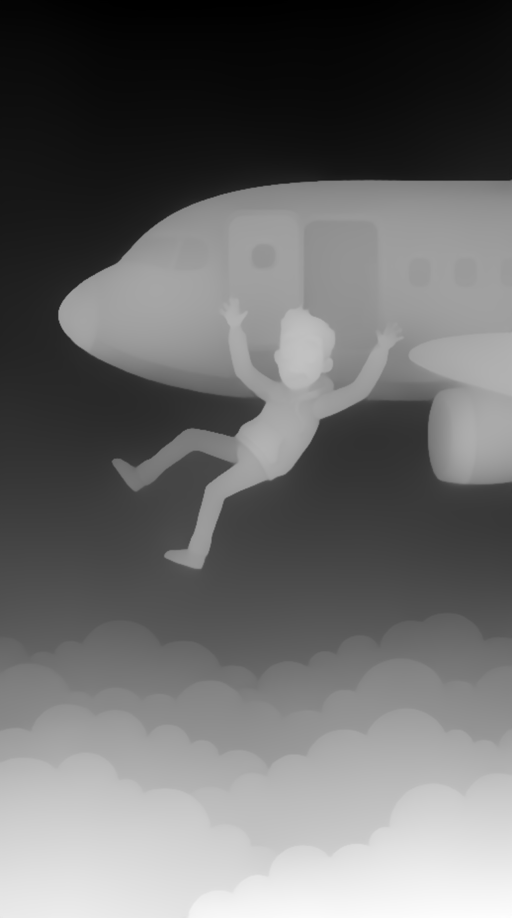
#> input picture ep009/anim/s1_queda_aviao_depth.png, 1536 x 2752 px, given in place of s1_queda_aviao_depth.png.png, which was not available (shown at 1/3 size)
$ python -i anim_ep009.py   (imports and definitions only)   (older library calls are emulated)
#> lines starting #> are read from the running program, lines starting #| are printed output that depends on the picture; after the words box and inside, x2 and y2 are one past the last pixel; in counts of white or black regions, pixels touching at a corner belong together
#!/usr/bin/env python3
"""Whatifaholic EP009 — What If You Fell Out of a Plane Without a Parachute?
Ilustração plana (3 imagens aprovadas nano_banana_pro, parallax 2.5D por profundidade) + animação por código (pycairo).
Base: EP008. Loop de frase: "…if you…" → "You just fell out of a plane." (último frame = frame 0).
Uso: python3 anim_ep009.py [--frames t1,t2,...|last] [--mix-only]   (sem argumentos: render completo + mistura)"""
import math, random, re, json, subprocess, sys, os
import cairo
import numpy as np
from PIL import Image

ROOT = os.path.dirname(os.path.abspath(__file__))
sys.path.insert(0, f"{ROOT}/../lib")
from brand_scratch import draw_scratch  # noqa: E402

W, H, FPS = 1080, 1920, 30
BLD = f"{ROOT}/build"
NARR = f"{ROOT}/audio/narration.wav"
MUSIC = f"{ROOT}/../music/track01_cosmic_ambient.mp3"
SFX = f"{ROOT}/../lib/sfx"
OUT = f"{ROOT}/whatifaholic_ep009_parachute.mp4"
# [1 line that did not run here, left out]
# [1 line that did not run here, left out]
# [1 line that did not run here, left out]
# [1 line not run here, left out]

# ---------- cores do tema (céu, neve, pôr do sol; sem paleta fixa) ----------
INK = (1, 1, 1); DARK = (0.03, 0.05, 0.12); GOLD = (1.0, 0.82, 0.25); ORANGE = (1.0, 0.55, 0.15); RED = (1.0, 0.27, 0.25)
SKY = (0.45, 0.8, 1.0); ICE = (0.75, 0.93, 1.0); GREY = (0.62, 0.64, 0.7); LIME = (0.55, 1.0, 0.45); NAVY = (0.04, 0.07, 0.2)

# [1 line not run here, left out]
# [1 line that did not run here, left out]


def bare(w): return re.sub(r"[^\w']", "", w).lower()


def at(tok, n=1, key="s"):
#> called with tok = 'no', n = 1, key = 's'
    k = 0
    for w in words:
        if bare(w["w"]) == tok:
            k += 1
            if k == n: return w[key]
    raise KeyError(tok)


# [8 lines that did not run here, left out]

def clamp(x, a=0.0, b=1.0): return max(a, min(b, x))
def ease(x): x = clamp(x); return 1 - (1 - x) ** 3
def smooth(x): x = clamp(x); return x * x * (3 - 2 * x)
def seg(t, a, b): return ease((t - a) / (b - a)) if b > a else float(t >= a)
def lerp(a, b, k): return a + (b - a) * k
# [37 lines left out: functions popin, rr, text, glow, sparkle, not called in this run]


# partículas de primeiro plano (parallax): três camadas a velocidades diferentes
PART = [(random.random(), random.random(), random.choice((0.4, 0.7, 1.0)), random.random() * 6.28) for _ in range(46)]


# [39 lines left out: functions particles, vignette, space_bg, proj_pt, pin, not called in this run]


def dashed(c, x0, y0, x1, y1, col, a, w=4, dash=18, off=0):
    c.save(); c.set_source_rgba(*col, a); c.set_line_width(w); c.set_dash([dash, dash * 0.7], off)
    c.move_to(x0, y0); c.line_to(x1, y1); c.stroke(); c.restore()


_KEEP = []
NL = 4


def _pool(a):
    h, w = a.shape[:2]
    a = a[:h - h % 2, :w - w % 2]
    return 0.25 * (a[0::2, 0::2] + a[1::2, 0::2] + a[0::2, 1::2] + a[1::2, 1::2])


def _fill(img, w):
    """preenche os píxeis com peso 0 a partir dos vizinhos (pirâmide pull-push), a 1/4 da resolução"""
    small = np.array(Image.fromarray(img.astype(np.uint8)).resize((img.shape[1] // 4, img.shape[0] // 4), Image.BILINEAR), np.float32)
    ws = np.array(Image.fromarray((w * 255).astype(np.uint8)).resize((img.shape[1] // 4, img.shape[0] // 4), Image.BILINEAR), np.float32) / 255
    A, Wt = [small * ws[..., None]], [ws]
    while min(A[-1].shape[:2]) > 4:
        A.append(_pool(A[-1])); Wt.append(_pool(Wt[-1]))
    col = A[-1] / np.maximum(Wt[-1], 1e-4)[..., None]
    for a, wt in zip(reversed(A[:-1]), reversed(Wt[:-1])):
        up = np.array(Image.fromarray(np.clip(col, 0, 255).astype(np.uint8)).resize((a.shape[1], a.shape[0]), Image.BILINEAR), np.float32)
        own = a / np.maximum(wt, 1e-4)[..., None]
        k = np.clip(wt * 4, 0, 1)[..., None]
        col = own * k + up * (1 - k)
    return np.array(Image.fromarray(np.clip(col, 0, 255).astype(np.uint8)).resize((img.shape[1], img.shape[0]), Image.BILINEAR), np.float32)


def _surf(rgb, alpha):
    h, w = alpha.shape
    buf = np.zeros((h, w, 4), np.uint8)
    pm = rgb * alpha[..., None]
    buf[..., 0] = pm[..., 2]; buf[..., 1] = pm[..., 1]; buf[..., 2] = pm[..., 0]; buf[..., 3] = alpha * 255
    s = cairo.ImageSurface.create_for_data(buf, cairo.FORMAT_ARGB32, w, h)
    _KEEP.append(buf)
    return s


def load_layers(name):
#> called with name = 'anim/s1_queda_aviao_depth.png'
    im = np.array(Image.open(f"{ROOT}/anim/{name}.png").convert("RGB"), np.float32)
    d = np.array(Image.open(f"{ROOT}/anim/{name}_depth.png").convert("L"), np.float32) / 255
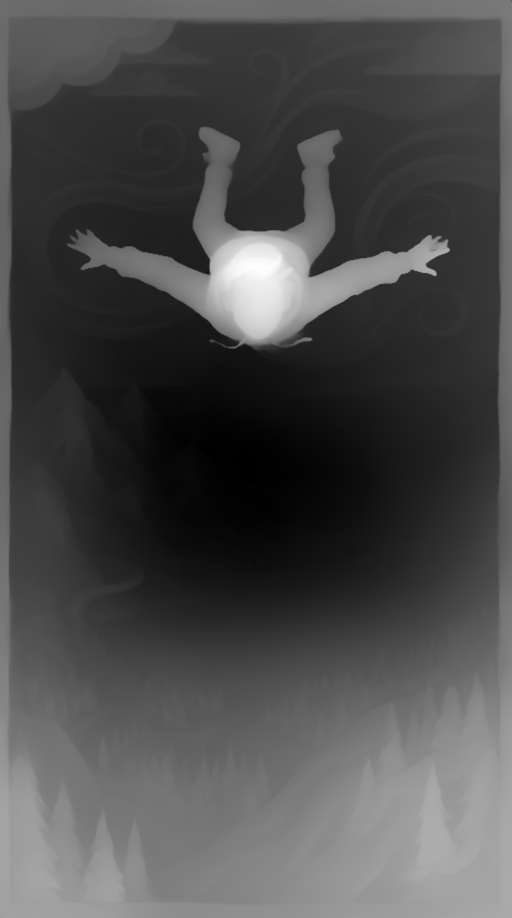
#> input picture ep009/anim/s2_estrela_depth.png, 1536 x 2752 px, given in place of s1_queda_aviao_depth.png_depth.png, which was not available (shown at 1/3 size)
    ths = [0.0] + list(np.quantile(d, [0.5, 0.75, 0.9]))
#> ths = [0, 0.239, 0.439, 0.588]
    out = []
    for k in range(NL):
        alpha = np.ones_like(d) if k == 0 else np.clip((d - ths[k]) / 0.025 + 0.5, 0, 1)
        if k < NL - 1:
            keep = (d < ths[k + 1] + 0.035).astype(np.float32)   # píxeis originais por baixo da borda suave da camada seguinte
            rgb = im * keep[..., None] + _fill(im, keep) * (1 - keep[..., None])
        else:
            rgb = im
        out.append(_surf(rgb, alpha))
#> this loop made 1 pass
#> pass 1, in load_layers, `keep = (d < ths[k + 1] + 0.035).astype(np.float32)`:
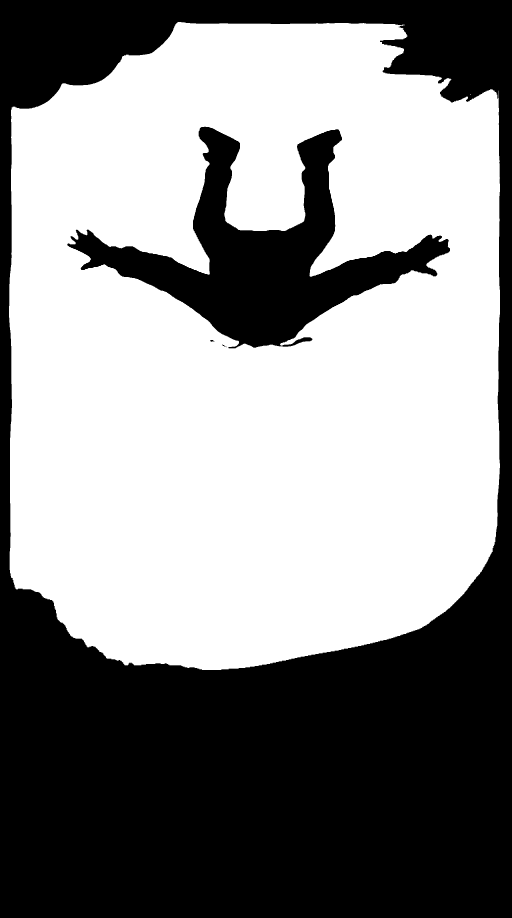
#> keep: shape (2752, 1536) float32 (shown at 1/3 size); values 0 (black) and 1 (white), 55.1% white; 4 black regions, box (x1, y1, x2, y2) and area: (0, 0, 1536, 2752) 1660987, (202, 380, 1350, 1045) 238362, (631, 1020, 643, 1025) 45, (666, 1034, 680, 1042) 28
#> pass 1, in _fill, `small = np.array(Image.fromarray(img.astype(np.uint8)).resize((img.sha..`:
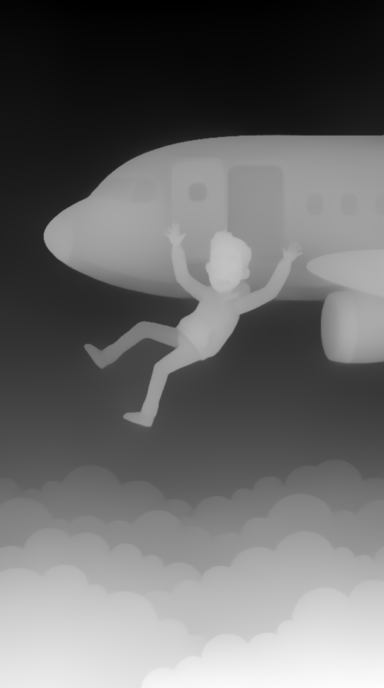
#> small: shape (688, 384, 3) float32; min 0, max 253, mean 106.2
#> pass 1, in _fill, `ws = np.array(Image.fromarray((w * 255).astype(np.uint8)).resize((img...`:
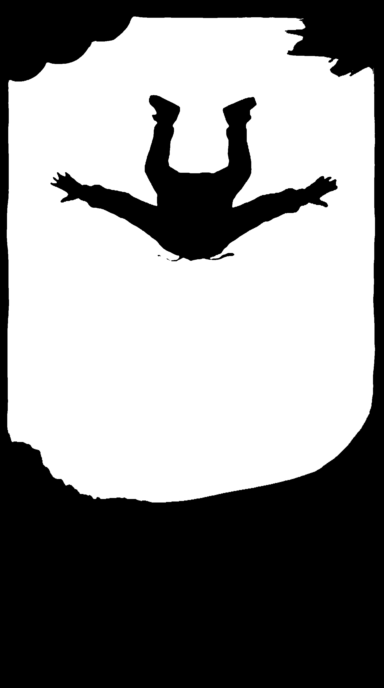
#> ws: shape (688, 384) float32; min 0, max 1, mean 0.551
#> after the loop:
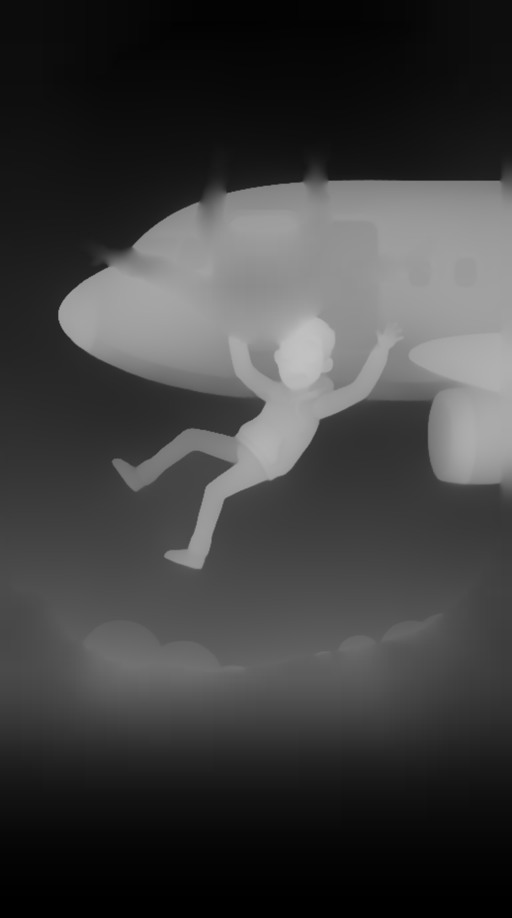
#> rgb: shape (2752, 1536, 3) float32 (shown at 1/3 size); min 0, max 193, mean 63.1
#> after the loop, out = []
    return out

LAY = {}


def layers(name):
    if name not in LAY: LAY[name] = load_layers(name)
    return LAY[name]


# [33 lines left out: functions draw_par, card, not called in this run]


def img2scr(base, x0, y0, x, y): return (x - x0) * base, (y - y0) * base


# [52 lines left out: functions chip, xmark, wind_lines, snowfall, cam1, not called in this run]


def timer_txt(t):
    v = max(0.0, 180.0 - t); m = int(v // 60); s = v - m * 60
    return f"{m}:{s:05.2f}"


# [273 lines left out: functions s_hook, guy, thermo, frost, sky_high, cloud and 5 more, not called in this run]


time_now = [0.0]
TILES = [("water", 120, 430), ("snow", 570, 430), ("trees", 120, 830), ("hill", 570, 830)]


# [75 lines left out: functions s_menu, s_pilot, s_brand, not called in this run]


# ---------- 1972: recorde (código; sem acidente nem destroços) ----------
EVEREST = 8849; REC = 10160


# [64 lines left out: function s_record, not called in this run]


# =====================================================================
# v3 (pedido do dono, 25/11/2026): a MESMA personagem do início ao fim, sempre dentro das ilustrações
# (o rapaz do avião). 1944 e 1972 aparecem dentro de um balão de pensamento dele.
# =====================================================================
from scipy import ndimage  # noqa: E402

IW, IH = 1536, 2752


def to_scr(base, x0, y0, fx, fy):
    """ponto da ilustração (fração da largura/altura) → ecrã"""
    return (fx * IW - x0) * base, (fy * IH - y0) * base


# [5 lines left out: function surf_alpha, not called in this run]


def scene_surface(fn, *args):
    s = cairo.ImageSurface(cairo.FORMAT_ARGB32, W, H); cc = cairo.Context(s); fn(cc, *args); return s


# [91 lines left out: functions masked, s_cold, s_star3, not called in this run]


# ---------- escolher onde aterrar (v3_escolha): marcas em cima da própria paisagem ----------
LAKE = None
REGIONS = dict(water=(0.2, 0.66), snow=(0.56, 0.64), trees=(0.8, 0.6), hill=(0.6, 0.88))


# [43 lines left out: function s_menu3, not called in this run]


# ---------- o rapaz imagina: 1944 e 1972 dentro do balão de pensamento (v3_pensa) ----------
BUBBLE = None
S3 = None


def pensa_cam(t):
    u = t - T["sounds"]
    return 1.0 + 0.006 * u, 0.0, 10 * math.sin(t * 1.3)


# [151 lines left out: functions draw_pensa, bubble_1944, bubble_1972, s_think, s_brand3, s_end, not called in this run]


# [5 lines that did not run here, left out]
NO_PUNCH = {s_brand3, s_end}
# [1 line that did not run here, left out]
SUB_Y = 1220                        # por baixo do rapaz, acima das legendas (o balão ocupa o topo)


def badge(c, t): pass
# [42 lines left out: functions bell_icon, check, subscribe, not called in this run]


def render_scene(fn, t):
    s = cairo.ImageSurface(cairo.FORMAT_ARGB32, W, H); c = cairo.Context(s); c.set_antialias(cairo.ANTIALIAS_GOOD)
    fn(c, t); return s


# [17 lines left out: function frame_surface, not called in this run]


def frame(t):
    s = frame_surface(t)
    return np.ndarray((H, W, 4), np.uint8, s.get_data())[:, :, [2, 1, 0]].tobytes()


# ---------- legendas (ASS, palavra a palavra) ----------
WEAK = {"a", "an", "the", "to", "of", "for", "on", "in", "it", "and", "but", "is", "your", "you", "or", "by", "that", "my", "me", "no", "one"}
groups, cur = [], []
# [12 lines not run here, left out]


def ts(x):
    h, r = divmod(max(x, 0), 3600); m, s = divmod(r, 60)
    return f"{int(h)}:{int(m):02d}:{s:05.2f}"


HL, WH = "&H0022D8FF&", "&H00FFFFFF&"   # destaque amarelo (BGR): contrasta com o magma, o oceano e o espaço
ev = []
# [9 lines not run here, left out]
ASS = f"{BLD}/captions.ass"
# [14 lines not run here, left out]


# ---------- som ----------
SR = 48000


# [66 lines left out: functions wav, sfx_whoosh, mix, not called in this run]


# [16 lines not run here, left out]

#> (the run stopped early here; a loop or call above may not have finished)
